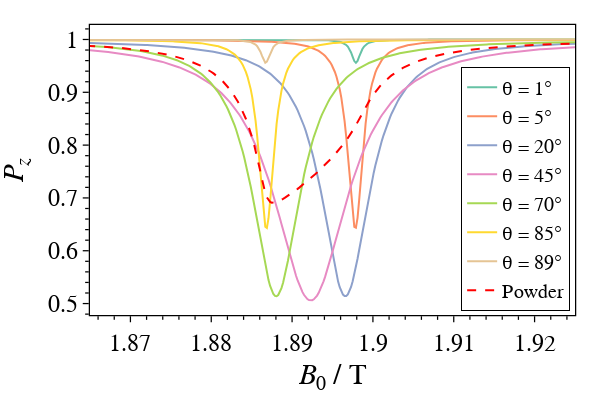

Notebook cell for this chart:
### Markdown cell above
## Numerical model using Spidyan

### Code cell
num_data_angles = loadmat('../MatLab/ALCvsMQ/Data/num_ALC_simulation_thetas.mat')
num_data_powder = loadmat('../MatLab/ALCvsMQ/Data/num_ALC_simulation_powder.mat')
thetas = [1, 5, 20, 45, 70, 85, 89]  # thetas of the single orientation spectra

spectra = num_data_angles['spectra'][:, 0]  # shape (n_B, n_thetas) (0 is for O = Ix)

col_names = [f"θ = {theta}°" for theta in thetas]
df = pd.DataFrame(spectra.transpose(), columns=col_names)
magnetic_fields = num_data_angles['magnetic_fields'].flatten()  # shape (n_B,)

# powder average
# df['Powder'] = num_data_powder['powder_spectrum']

pastel = pc.qualitative.Set2
colors = pastel[:len(thetas)] + ["black"]  # auto-adjust to number of angles + powder avg

fig = go.Figure()

# Use normal graph_objects as the dashed line is not added in the foreground for some stupid reason
for col, color in zip(df.columns, colors):
    fig.add_trace(go.Scatter(
        x=magnetic_fields,
        y=df[col],
        mode="lines",
        line=dict(color=color),
        name=col
    ))
fig.add_trace(go.Scatter(x=num_data_powder['magnetic_fields'].flatten(),
                         y=num_data_powder['powder_spectrum'].flatten(),
                         mode='lines',
                         line=dict(color='red', width=2, dash='dash'),
                         name='Powder'))

fig.update_layout(height=400, width=600,
                  xaxis_title='<i>B</i><sub>0</sub> / T',
                  xaxis_range=[1.865, 1.925],
                  # yaxis_title=r"$\Large \left < P_z \right >$",  # _z is a bit ugly like this
                  yaxis_title='<i>P<sub>z</sub></i>',
                  legend=dict(y=0.015, yanchor="bottom", title=''),
                  )
fig.show()
# fig.write_image('../Figures/Manuscript/ALC/ALC_numerical.pdf')

### Figure 1 — Plotly figure (JSON) as saved in the notebook; plotly's stock layout.template omitted (floating-point values rounded to 4 significant figures; data arrays with more than 128 entries replaced by an {"elided": "..."} marker saying what was removed)
{"data": [{"line": {"color": "rgb(102,194,165)"}, "mode": "lines", "name": "θ = 1°", "x": {"elided": "800 float values"}, "y": {"elided": "800 float values"}, "type": "scatter"}, {"line": {"color": "rgb(252,141,98)"}, "mode": "lines", "name": "θ = 5°", "x": {"elided": "800 float values"}, "y": {"elided": "800 float values"}, "type": "scatter"}, {"line": {"color": "rgb(141,160,203)"}, "mode": "lines", "name": "θ = 20°", "x": {"elided": "800 float values"}, "y": {"elided": "800 float values"}, "type": "scatter"}, {"line": {"color": "rgb(231,138,195)"}, "mode": "lines", "name": "θ = 45°", "x": {"elided": "800 float values"}, "y": {"elided": "800 float values"}, "type": "scatter"}, {"line": {"color": "rgb(166,216,84)"}, "mode": "lines", "name": "θ = 70°", "x": {"elided": "800 float values"}, "y": {"elided": "800 float values"}, "type": "scatter"}, {"line": {"color": "rgb(255,217,47)"}, "mode": "lines", "name": "θ = 85°", "x": {"elided": "800 float values"}, "y": {"elided": "800 float values"}, "type": "scatter"}, {"line": {"color": "rgb(229,196,148)"}, "mode": "lines", "name": "θ = 89°", "x": {"elided": "800 float values"}, "y": {"elided": "800 float values"}, "type": "scatter"}, {"line": {"color": "red", "dash": "dash", "width": 2}, "mode": "lines", "name": "Powder", "x": {"elided": "800 float values"}, "y": {"elided": "800 float values"}, "type": "scatter"}], "layout": {"xaxis": {"title": {"text": "<i>B</i><sub>0</sub> / T"}, "range": [1.865, 1.925]}, "legend": {"y": 0.015, "yanchor": "bottom", "title": {"text": ""}}, "height": 400, "width": 600, "yaxis": {"title": {"text": "<i>P<sub>z</sub></i>"}}}}
